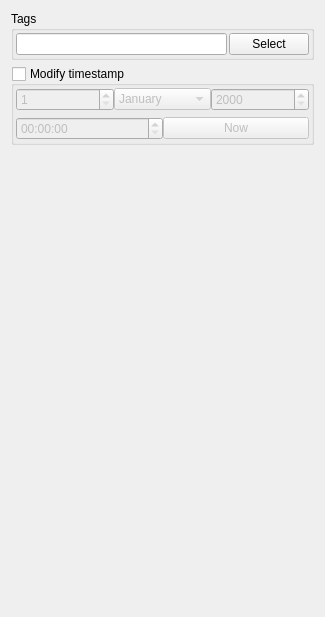
<?xml version="1.0" encoding="UTF-8"?>
<ui version="4.0">
 <class>PostOptions</class>
 <widget class="QWidget" name="PostOptions">
  <property name="geometry">
   <rect>
    <x>0</x>
    <y>0</y>
    <width>325</width>
    <height>617</height>
   </rect>
  </property>
  <property name="windowTitle">
   <string/>
  </property>
  <layout class="QGridLayout" name="gridLayout_2">
   <item row="1" column="0">
    <widget class="QGroupBox" name="TimestampBox_">
     <property name="title">
      <string>Modify timestamp</string>
     </property>
     <property name="checkable">
      <bool>true</bool>
     </property>
     <property name="checked">
      <bool>false</bool>
     </property>
     <layout class="QGridLayout" name="gridLayout_4">
      <property name="horizontalSpacing">
       <number>0</number>
      </property>
      <property name="verticalSpacing">
       <number>-1</number>
      </property>
      <property name="margin">
       <number>2</number>
      </property>
      <item row="0" column="0">
       <layout class="QHBoxLayout" name="horizontalLayout">
        <item>
         <widget class="QSpinBox" name="Date_">
          <property name="minimum">
           <number>1</number>
          </property>
          <property name="maximum">
           <number>31</number>
          </property>
         </widget>
        </item>
        <item>
         <widget class="QComboBox" name="Month_">
          <item>
           <property name="text">
            <string>January</string>
           </property>
          </item>
          <item>
           <property name="text">
            <string>February</string>
           </property>
          </item>
          <item>
           <property name="text">
            <string>March</string>
           </property>
          </item>
          <item>
           <property name="text">
            <string>April</string>
           </property>
          </item>
          <item>
           <property name="text">
            <string>May</string>
           </property>
          </item>
          <item>
           <property name="text">
            <string>June</string>
           </property>
          </item>
          <item>
           <property name="text">
            <string>Jule</string>
           </property>
          </item>
          <item>
           <property name="text">
            <string>August</string>
           </property>
          </item>
          <item>
           <property name="text">
            <string>September</string>
           </property>
          </item>
          <item>
           <property name="text">
            <string>October</string>
           </property>
          </item>
          <item>
           <property name="text">
            <string>November</string>
           </property>
          </item>
          <item>
           <property name="text">
            <string>December</string>
           </property>
          </item>
         </widget>
        </item>
        <item>
         <widget class="QSpinBox" name="Year_">
          <property name="minimum">
           <number>2000</number>
          </property>
          <property name="maximum">
           <number>9999</number>
          </property>
         </widget>
        </item>
       </layout>
      </item>
      <item row="1" column="0">
       <layout class="QHBoxLayout" name="horizontalLayout_2">
        <item>
         <widget class="QTimeEdit" name="Time_">
          <property name="calendarPopup">
           <bool>false</bool>
          </property>
         </widget>
        </item>
        <item>
         <widget class="QPushButton" name="CurrentTime_">
          <property name="text">
           <string>Now</string>
          </property>
         </widget>
        </item>
       </layout>
      </item>
     </layout>
    </widget>
   </item>
   <item row="0" column="0">
    <widget class="QGroupBox" name="TagsBox_">
     <property name="title">
      <string>Tags</string>
     </property>
     <layout class="QGridLayout" name="gridLayout_6">
      <property name="horizontalSpacing">
       <number>2</number>
      </property>
      <property name="verticalSpacing">
       <number>0</number>
      </property>
      <property name="margin">
       <number>2</number>
      </property>
      <item row="0" column="0">
       <widget class="QLineEdit" name="Tags_"/>
      </item>
      <item row="0" column="1">
       <widget class="QPushButton" name="SelectTags_">
        <property name="text">
         <string>Select</string>
        </property>
       </widget>
      </item>
     </layout>
    </widget>
   </item>
   <item row="2" column="0">
    <spacer name="verticalSpacer">
     <property name="orientation">
      <enum>Qt::Vertical</enum>
     </property>
     <property name="sizeHint" stdset="0">
      <size>
       <width>20</width>
       <height>40</height>
      </size>
     </property>
    </spacer>
   </item>
  </layout>
 </widget>
 <resources/>
 <connections/>
</ui>
